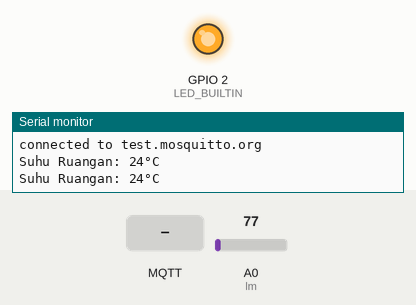
This program was run on a simulated ESP8266 (NodeMCU). Shown: output pins drawn as LEDs (lit = HIGH, except the on-board LED, lit = LOW), the last lines printed to the serial monitor. Inputs (shaded band) come from the test bench; at power-on: A0 (lm) = 77. WiFi joins after 1.5 s; servers stay silent unless stated; no MQTT or app messages arrive unless stated.

Above: at 2.7 s.
2.8 s: MQTT message "0" arrives on the first subscribed topic
At 3.6 s:
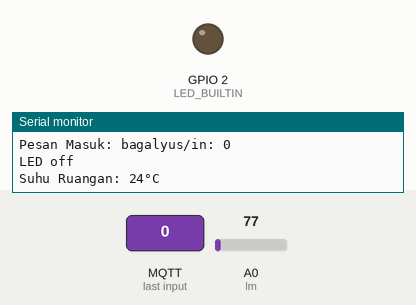
4.3 s: MQTT message "1" arrives on the first subscribed topic
At 4.8 s:
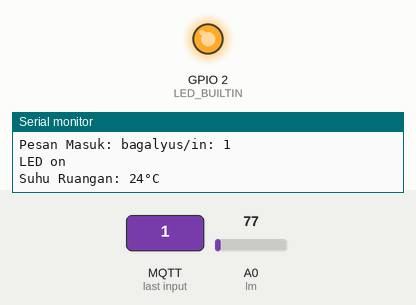
Timing chart, 0 to 7.3 s (numbered marks = the images above; inputs shaded):
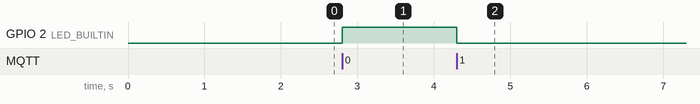

Measured:
- after the input at 2.8 s, GPIO 2 (LED_BUILTIN): LOW → HIGH at once
- after the input at 4.3 s, GPIO 2 (LED_BUILTIN): HIGH → LOW at once

The program:

main.cpp
```cpp
#include <Arduino.h>
#include <ESP8266WiFi.h>
#include <PubSubClient.h>

const char* ssid = "Alfyan_yu";
const char* pass = "what are you say";
//isi MQTT broker memiliki username and pass
// const char* userServer = "username broker";
// const char* passServer = "password broker";
const char* broker = "test.mosquitto.org";
const char* outTopic = "bagalyus/out";
const char* inTopic = "bagalyus/in";
const int lm = A0;


WiFiClient mayClient;
PubSubClient client(mayClient);
unsigned long timeEnd = 0;
unsigned long timeStart = 0;
char msg[50];

//subscribe data dari server
void callback(char* topic, byte* data, unsigned int length) {
  Serial.print("Pesan Masuk: ");
  Serial.print(topic);
  Serial.print(": ");

  for(int i = 0; i < length; i++) {
    Serial.print((char)data[i]);
  }
  Serial.println();

  if((char)data[0] == '1') {
    digitalWrite(LED_BUILTIN, LOW);
    Serial.println("LED on");
  }
  else if ((char)data[0] == '0')
  {
    digitalWrite(LED_BUILTIN, HIGH);
    Serial.println("LED off");
  }

}


void reconnect(){
  while(!client.connected()){
    Serial.print("try conneting to ");
    Serial.println(broker);
    if(client.connect("katsumiYuu")) {
      Serial.print("connected to ");
      Serial.println(broker);
      client.publish(outTopic, "yo");
      client.subscribe(inTopic);
    }
    else{
      Serial.print("try connect in 5s");
      delay(5000);
    }
  }
}


void setup() {
  Serial.begin(115200);
  pinMode(LED_BUILTIN, OUTPUT);
  pinMode(lm, INPUT);
  //seting port client.setServer(broker, "pasang id di sini");
  client.setServer(broker, 1883);
  client.setCallback(callback);

  WiFi.begin(ssid, pass);

  while(WiFi.status() != WL_CONNECTED) {
    delay(500);
    Serial.print(".");
  }
  Serial.println();
  Serial.print("connected to ");
  Serial.println(ssid);
}

void loop() {
  if(!client.connected()) {
    reconnect();
  }
  client.loop();

  //up data
  timeStart = millis();
  if(timeStart - timeEnd > 1000) {
    //lm35
    float data;
    int suhuC;
    float adc;

    adc = analogRead(lm);
    data = adc / 1023 * 3.3;
    suhuC = data * 100;
    //up data
    snprintf(msg, 75, "%ld°C", suhuC);
    Serial.print("Suhu Ruangan: ");
    Serial.println(msg);
    client.publish(outTopic, msg);
    timeEnd = millis();
  }
}
```
